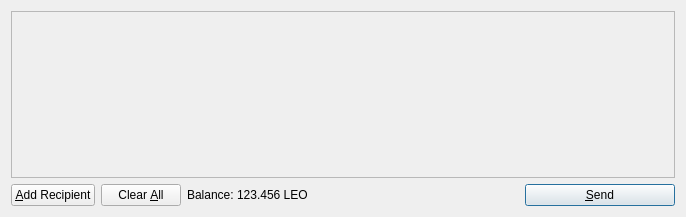
<?xml version="1.0" encoding="UTF-8"?>
<ui version="4.0">
 <class>SendCoinsDialog</class>
 <widget class="QDialog" name="SendCoinsDialog">
  <property name="geometry">
   <rect>
    <x>0</x>
    <y>0</y>
    <width>686</width>
    <height>217</height>
   </rect>
  </property>
  <property name="windowTitle">
   <string>Send Coins</string>
  </property>
  <layout class="QVBoxLayout" name="verticalLayout">
   <item>
    <widget class="QScrollArea" name="scrollArea">
     <property name="widgetResizable">
      <bool>true</bool>
     </property>
     <widget class="QWidget" name="scrollAreaWidgetContents">
      <property name="geometry">
       <rect>
        <x>0</x>
        <y>0</y>
        <width>666</width>
        <height>165</height>
       </rect>
      </property>
      <layout class="QVBoxLayout" name="verticalLayout_2">
       <property name="margin">
        <number>0</number>
       </property>
       <item>
        <layout class="QVBoxLayout" name="entries">
         <property name="spacing">
          <number>6</number>
         </property>
        </layout>
       </item>
       <item>
        <spacer name="verticalSpacer">
         <property name="orientation">
          <enum>Qt::Vertical</enum>
         </property>
         <property name="sizeHint" stdset="0">
          <size>
           <width>20</width>
           <height>40</height>
          </size>
         </property>
        </spacer>
       </item>
      </layout>
     </widget>
    </widget>
   </item>
   <item>
    <layout class="QHBoxLayout" name="horizontalLayout">
     <item>
      <widget class="QPushButton" name="addButton">
       <property name="toolTip">
        <string>Send to multiple recipients at once</string>
       </property>
       <property name="text">
        <string>&amp;Add Recipient</string>
       </property>
       <property name="icon">
        <iconset resource="../bitcoin.qrc">
         <normaloff>:/icons/add</normaloff>:/icons/add</iconset>
       </property>
       <property name="autoDefault">
        <bool>false</bool>
       </property>
      </widget>
     </item>
     <item>
      <widget class="QPushButton" name="clearButton">
       <property name="sizePolicy">
        <sizepolicy hsizetype="Minimum" vsizetype="Fixed">
         <horstretch>0</horstretch>
         <verstretch>0</verstretch>
        </sizepolicy>
       </property>
       <property name="toolTip">
        <string>Remove all transaction fields</string>
       </property>
       <property name="text">
        <string>Clear &amp;All</string>
       </property>
       <property name="icon">
        <iconset resource="../bitcoin.qrc">
         <normaloff>:/icons/remove</normaloff>:/icons/remove</iconset>
       </property>
       <property name="autoRepeatDelay">
        <number>300</number>
       </property>
       <property name="autoDefault">
        <bool>false</bool>
       </property>
      </widget>
     </item>
     <item>
      <layout class="QHBoxLayout" name="horizontalLayout_2">
       <property name="spacing">
        <number>3</number>
       </property>
       <item>
        <widget class="QLabel" name="label">
         <property name="text">
          <string>Balance:</string>
         </property>
        </widget>
       </item>
       <item>
        <widget class="QLabel" name="labelBalance">
         <property name="cursor">
          <cursorShape>IBeamCursor</cursorShape>
         </property>
         <property name="text">
          <string>123.456 LEO</string>
         </property>
         <property name="textInteractionFlags">
          <set>Qt::LinksAccessibleByMouse|Qt::TextSelectableByKeyboard|Qt::TextSelectableByMouse</set>
         </property>
        </widget>
       </item>
      </layout>
     </item>
     <item>
      <spacer name="horizontalSpacer">
       <property name="orientation">
        <enum>Qt::Horizontal</enum>
       </property>
       <property name="sizeHint" stdset="0">
        <size>
         <width>40</width>
         <height>20</height>
        </size>
       </property>
      </spacer>
     </item>
     <item>
      <widget class="QPushButton" name="sendButton">
       <property name="minimumSize">
        <size>
         <width>150</width>
         <height>0</height>
        </size>
       </property>
       <property name="toolTip">
        <string>Confirm the send action</string>
       </property>
       <property name="text">
        <string>&amp;Send</string>
       </property>
       <property name="icon">
        <iconset resource="../bitcoin.qrc">
         <normaloff>:/icons/send</normaloff>:/icons/send</iconset>
       </property>
       <property name="default">
        <bool>true</bool>
       </property>
      </widget>
     </item>
    </layout>
   </item>
  </layout>
 </widget>
 <resources>
  <include location="../bitcoin.qrc"/>
 </resources>
 <connections/>
</ui>
